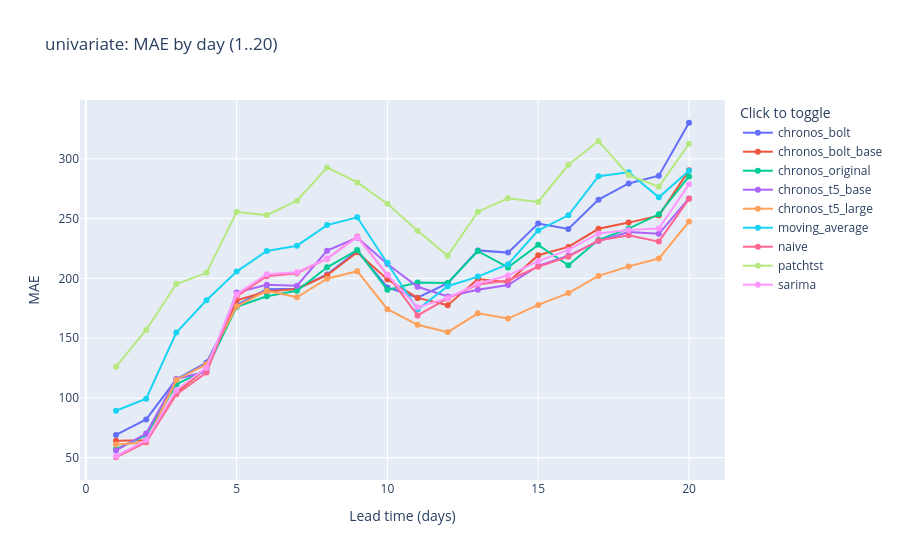

The cell this chart's notebook holds for it:
### Markdown cell above
**Fehler pro Tag, kontinuierlich (Tag 1..20):** dieselben bereits berechneten rollierenden Vorhersagen wie oben (`lead_time` ist fuer jeden Tag bereits in den Rohergebnissen gespeichert) -- keine erneute Modellanpassung, keine Aenderung der Cache-Signatur. Die drei Stuetzstellen oben bleiben als kompakte Zusammenfassung erhalten; diese Kurve zeigt den vollen Verlauf dazwischen.

### Code cell
univariate_error_by_day, univariate_error_by_day_fig = compare_error_by_day(univariate_results, 'univariate', split_uni.train.gold_usd, horizon)
univariate_error_by_day.to_csv(METRICS / 'univariate' / 'error_by_day.csv', index=False)
display(univariate_error_by_day_fig)
save_interactive_figure(univariate_error_by_day_fig, FIGURES / f'univariate_error_by_day_{data_hash[:12]}.html')

### Figure 1 — Plotly figure (JSON) as saved in the notebook; plotly's stock layout.template omitted (floating-point values rounded to 4 significant figures)
{"data": [{"mode": "lines+markers", "name": "chronos_bolt", "type": "scatter", "x": [1, 2, 3, 4, 5, 6, 7, 8, 9, 10, 11, 12, 13, 14, 15, 16, 17, 18, 19, 20], "y": [69.03, 81.94, 115.6, 129.6, 177.6, 190.9, 191.3, 203.3, 223.0, 192.4, 183.8, 195.9, 223.4, 221.5, 245.9, 241.4, 265.9, 279.4, 285.9, 330.2]}, {"mode": "lines+markers", "name": "chronos_bolt_base", "type": "scatter", "x": [1, 2, 3, 4, 5, 6, 7, 8, 9, 10, 11, 12, 13, 14, 15, 16, 17, 18, 19, 20], "y": [64.06, 64.58, 104.5, 124.7, 181.7, 189.0, 191.1, 202.6, 221.9, 199.0, 183.7, 177.5, 199.4, 196.7, 219.3, 226.3, 241.5, 246.7, 252.5, 290.4]}, {"mode": "lines+markers", "name": "chronos_original", "type": "scatter", "x": [1, 2, 3, 4, 5, 6, 7, 8, 9, 10, 11, 12, 13, 14, 15, 16, 17, 18, 19, 20], "y": [57.01, 68.67, 111.4, 123.7, 176.1, 185.0, 189.6, 209.3, 223.7, 190.4, 196.6, 196.1, 222.8, 209.2, 228.0, 210.9, 232.3, 241.6, 253.6, 285.3]}, {"mode": "lines+markers", "name": "chronos_t5_base", "type": "scatter", "x": [1, 2, 3, 4, 5, 6, 7, 8, 9, 10, 11, 12, 13, 14, 15, 16, 17, 18, 19, 20], "y": [56.01, 70.17, 115.9, 121.9, 188.1, 194.6, 193.8, 223.2, 233.9, 212.0, 192.9, 184.9, 190.5, 194.4, 210.4, 218.9, 231.3, 238.8, 237.2, 266.9]}, {"mode": "lines+markers", "name": "chronos_t5_large", "type": "scatter", "x": [1, 2, 3, 4, 5, 6, 7, 8, 9, 10, 11, 12, 13, 14, 15, 16, 17, 18, 19, 20], "y": [61.0, 62.65, 115.0, 128.1, 176.6, 189.6, 184.2, 199.7, 206.0, 174.2, 161.1, 155.0, 170.8, 166.4, 177.8, 187.6, 202.0, 210.0, 216.6, 247.5]}, {"mode": "lines+markers", "name": "moving_average", "type": "scatter", "x": [1, 2, 3, 4, 5, 6, 7, 8, 9, 10, 11, 12, 13, 14, 15, 16, 17, 18, 19, 20], "y": [89.24, 99.32, 154.7, 181.7, 205.7, 223.0, 227.3, 244.6, 251.1, 213.0, 173.9, 193.4, 201.5, 211.8, 240.1, 252.8, 285.4, 288.8, 267.8, 290.0]}, {"mode": "lines+markers", "name": "naive", "type": "scatter", "x": [1, 2, 3, 4, 5, 6, 7, 8, 9, 10, 11, 12, 13, 14, 15, 16, 17, 18, 19, 20], "y": [50.32, 62.98, 103.0, 121.2, 184.9, 201.8, 204.2, 216.5, 234.9, 203.0, 169.0, 183.2, 194.8, 198.2, 209.7, 218.2, 231.6, 236.0, 230.7, 266.5]}, {"mode": "lines+markers", "name": "patchtst", "type": "scatter", "x": [1, 2, 3, 4, 5, 6, 7, 8, 9, 10, 11, 12, 13, 14, 15, 16, 17, 18, 19, 20], "y": [126.1, 156.8, 195.3, 204.6, 255.5, 252.9, 265.0, 292.8, 280.3, 262.4, 239.9, 218.9, 255.8, 267.0, 263.9, 295.0, 314.9, 286.4, 276.6, 312.6]}, {"mode": "lines+markers", "name": "sarima", "type": "scatter", "x": [1, 2, 3, 4, 5, 6, 7, 8, 9, 10, 11, 12, 13, 14, 15, 16, 17, 18, 19, 20], "y": [51.16, 64.69, 106.4, 125.3, 186.7, 203.4, 205.2, 216.6, 234.5, 202.8, 175.8, 183.7, 195.5, 202.4, 214.4, 223.8, 237.6, 240.5, 241.8, 278.6]}], "layout": {"legend": {"title": {"text": "Click to toggle"}}, "title": {"text": "univariate: MAE by day (1..20)"}, "xaxis": {"title": {"text": "Lead time (days)"}}, "yaxis": {"title": {"text": "MAE"}}}}
